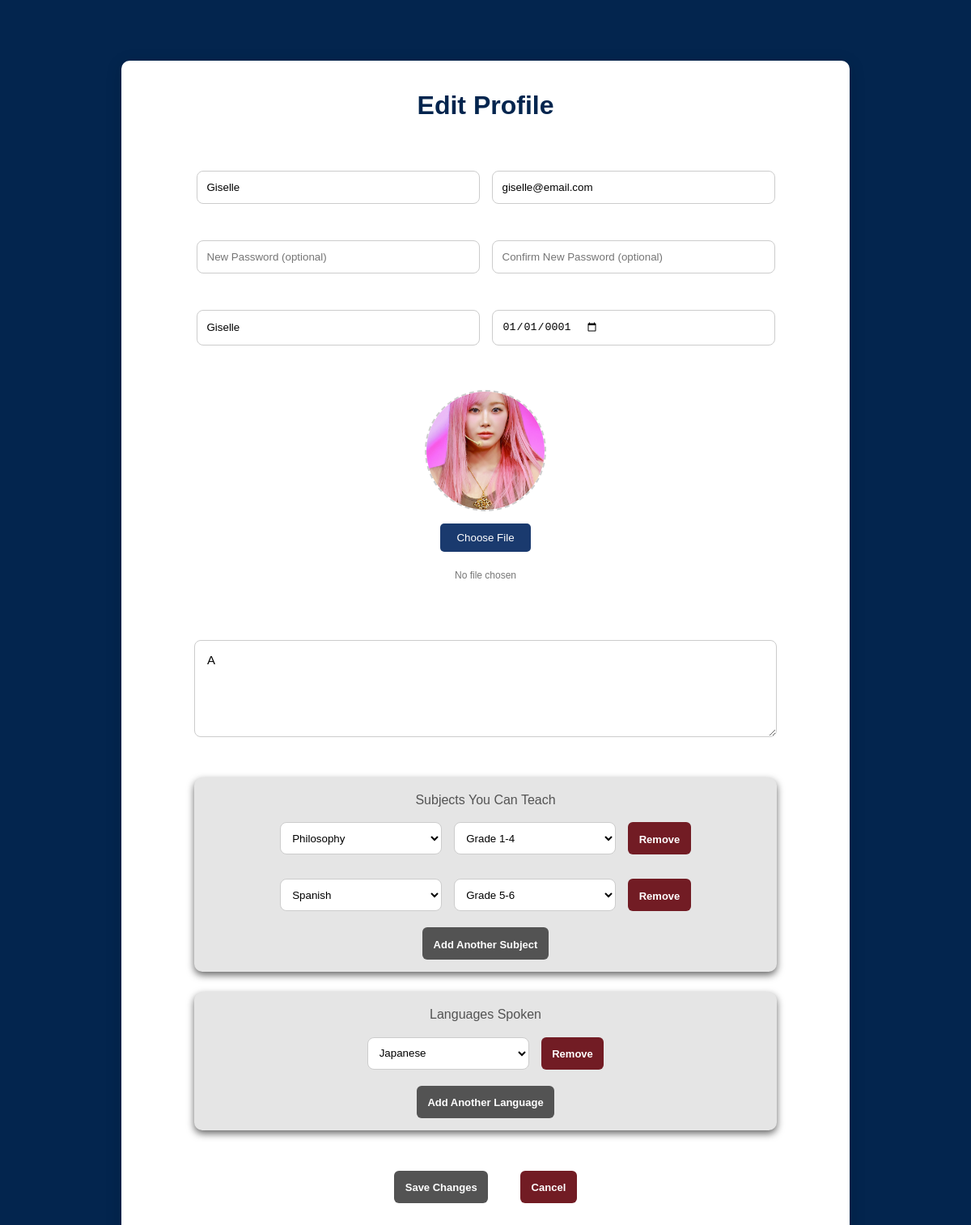
The app's page /edit_profile.php (signed in), older data.
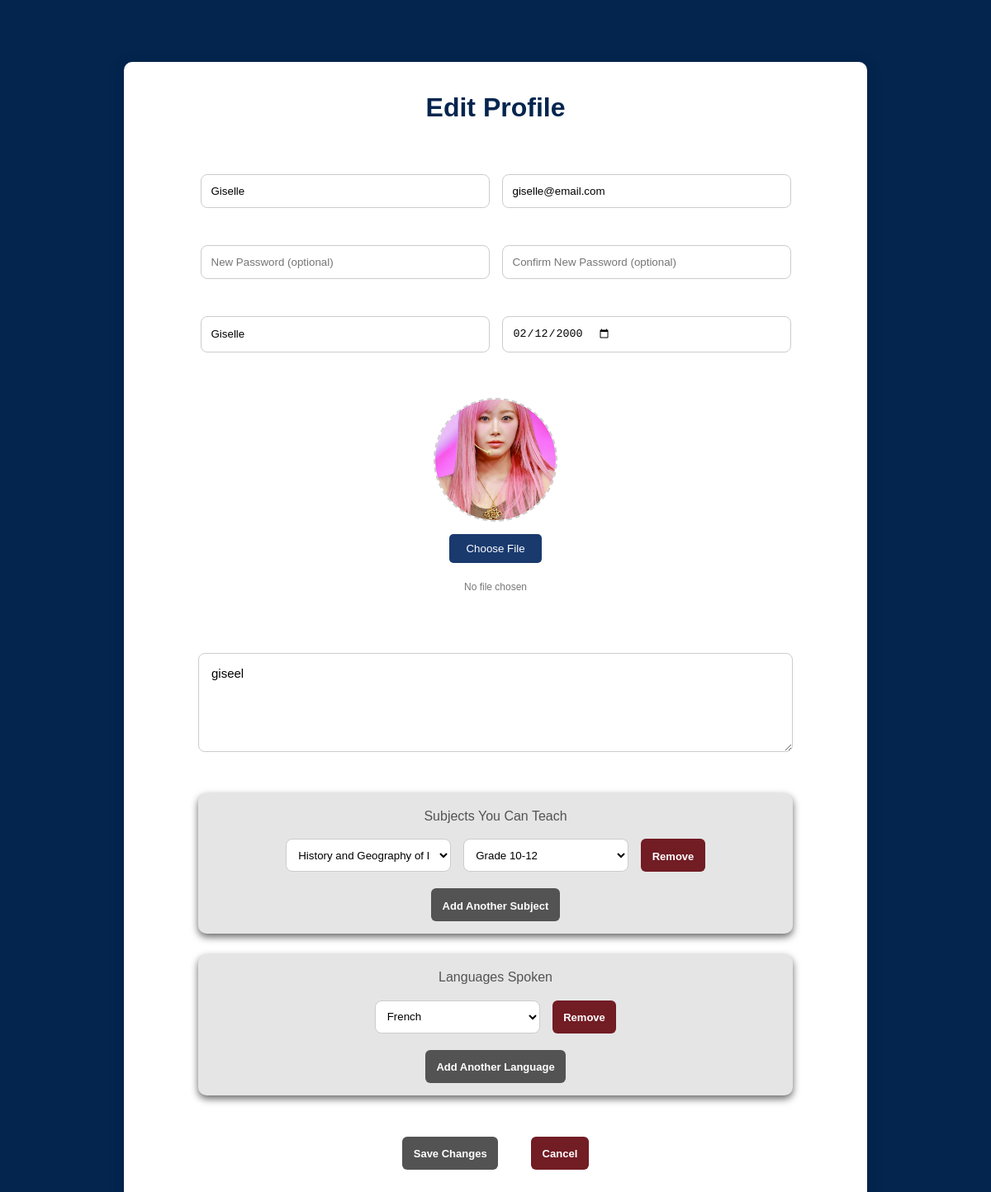
The same page, newer data.
### tables this page shows
CREATE TABLE TUTOR(
    ID_TUTOR VARCHAR(255) NOT NULL,
    NAME VARCHAR(255) NOT NULL,
    DATE_OF_BIRTH DATE NOT NULL,
    PROFILE_IMAGE VARCHAR(255) NOT NULL,
    DESCRIPTION TEXT,
    PRIMARY KEY (ID_TUTOR),
    FOREIGN KEY (ID_TUTOR) REFERENCES USERS(USERNAME) ON DELETE CASCADE
);

CREATE TABLE TUTOR_SUBJECT(
    TUTOR VARCHAR(255) REFERENCES TUTOR(ID_TUTOR) ON DELETE CASCADE,
    SUBJECT VARCHAR(255) REFERENCES SUBJECT(DESIGNATION) ON DELETE CASCADE,
    TUTOR_LEVEL VARCHAR(255) REFERENCES TUTOR_LEVEL(DESIGNATION) ON DELETE CASCADE,
    PRIMARY KEY (TUTOR, SUBJECT, TUTOR_LEVEL)
);

### src/includes/session.php (called while the page is built, shortened)
<?php
class Session {
    private static ?Session $instance = null;
    public static function getInstance(): Session {
        if (self::$instance == null) {
            self::$instance = new Session();
        }
        return self::$instance;
    }
    public function getUser(): ?User {
        return isset($_SESSION["user"]) ? $_SESSION["user"] : null;
    }
}
?>

### src/database/tutorclass.php (called while the page is built, shortened)
<?php
class Tutor
{
    public function __construct(
        string $username,
        string $name,
        string $date_of_birth,
        string $profile_image,
        ?string $description
    ) {
        $this->name = $name;
        $this->date_of_birth = $date_of_birth;
        $this->profile_image = $profile_image;
        $this->description = $description;
    }
    public static function getByUsername(string $username): ?Tutor
    {
        $db = Database::getInstance();
        $stmt = $db->prepare('SELECT * FROM TUTOR WHERE ID_TUTOR = ?');
        $stmt->execute([$username]);
        if ($row = $stmt->fetch()) {
            return new Tutor(
                $username,
                $row['NAME'],
                $row['DATE_OF_BIRTH'],
                $row['PROFILE_IMAGE'],
                $row['DESCRIPTION'] ?? null
            );
        }
        return null;
    }
}

### src/database/qualificationclass.php (called while the page is built, shortened)
<?php
require_once __DIR__ . '/tutorclass.php';
class Qualifications
{
    public static function getAllSubjects(): array
    {
        try {
            $db = Database::getInstance();
            $stmt = $db->prepare('SELECT DESIGNATION FROM SUBJECT ORDER BY DESIGNATION');
            if (!$stmt->execute()) {
                error_log("Database error: " . implode(":", $stmt->errorInfo()));
                return [];
            }
            $results = $stmt->fetchAll(PDO::FETCH_ASSOC);
            return array_column($results, 'DESIGNATION');
        } catch (PDOException $e) {
            error_log("Database exception: " . $e->getMessage());
            return [];
        }
    }
    public static function getTutorQualifications(string $tutorUsername): array
    {
        $db = Database::getInstance();
        $stmt = $db->prepare('SELECT SUBJECT, TUTOR_LEVEL as LEVEL FROM TUTOR_SUBJECT WHERE TUTOR = ?');
        $stmt->execute([$tutorUsername]);
        $subjects = $stmt->fetchAll(PDO::FETCH_ASSOC);
        $stmt = $db->prepare('SELECT LANGUAGE FROM TUTOR_LANGUAGE WHERE TUTOR = ?');
        $stmt->execute([$tutorUsername]);
        $languages = $stmt->fetchAll(PDO::FETCH_COLUMN, 0);
        return [
            'subjects' => $subjects,
            'languages' => $languages
        ];
    }
    public static function getAllTutorLevels(): array
    {
        try {
            $db = Database::getInstance();
            $stmt = $db->prepare('SELECT DESIGNATION FROM TUTOR_LEVEL ORDER BY DESIGNATION');
            if (!$stmt->execute()) {
                error_log("Database error: " . implode(":", $stmt->errorInfo()));
                return [];
            }
            $levels = $stmt->fetchAll(PDO::FETCH_COLUMN, 0);
            usort($levels, function ($a, $b) {
                $numA = (int) filter_var($a, FILTER_SANITIZE_NUMBER_INT);
                $numB = (int) filter_var($b, FILTER_SANITIZE_NUMBER_INT);
                return $numA <=> $numB;
            });
            return $levels;
        } catch (PDOException $e) {
            error_log("Database exception: " . $e->getMessage());
            return [];
        }
    }
}

### src/edit_profile.php (the view, shortened to what the rows shown need)
<?php
require_once __DIR__ . '/includes/session.php';
require_once __DIR__ . '/database/tutorclass.php';
require_once __DIR__ . '/database/qualificationclass.php';
$session = Session::getInstance();
$user = $session->getUser();
if ($user->type === 'STUDENT') {
    $profile = Student::getByUsername($user->username);
} elseif ($user->type === 'TUTOR') {
    $profile = Tutor::getByUsername($user->username);
} elseif ($user->type === 'ADMIN') {
    $profile = Admin::getByUsername($user->username);
} else {
    header('Location: /');
    exit();
}
$name = $profile->name;
$date_of_birth = $profile->date_of_birth;
$description = $profile->description ?? '';
$profile_image = $profile->profile_image;
if ($user->type === 'TUTOR') {
    $qualifications = Qualifications::getTutorQualifications($user->username);
    $subjects = $qualifications['subjects'] ?? [];
} else {
    $qualifications = Qualifications::getStudentNeeds($user->username);
    $subjects = $qualifications['subjects'] ?? [];
    $languages = $qualifications['languages'] ?? [];
}
?>
<!DOCTYPE html>
<html lang="en">
<head>
    <link rel="stylesheet" href="/styles/editprofile.css">
    <link rel="stylesheet" href="/styles/homepage.css">
</head>
<body>
    <?php if ($user->type == 'STUDENT'): ?>
        <body style="background-color: #32533D">
    <?php elseif($user->type == 'TUTOR'): ?>
        <body style="background-color: #03254E">
    <?php elseif($user->type == 'ADMIN'): ?>
        <body style="background-color: #FFD670">
    <?php endif; ?>
    <main>
        <div id="container" class="container">
        <div class="edit-profile-container">
            <?php if($user->type == 'STUDENT'): ?>
                <h1 style="color: #32533D">Edit Profile</h1>
            <?php elseif($user->type == 'TUTOR'): ?>
                <h1 style="color: #03254E">Edit Profile</h1>
            <?php elseif($user->type == 'ADMIN'): ?>
                <h1 style="color: #FFD670">Edit Profile</h1>
            <?php endif; ?>
                        <form action="edit_profile.php" method="POST" enctype="multipart/form-data">
                            <div class="undpp">
                                <div class="name-dob">
                                    <input type="text" id="name" name="name" value="<?= htmlspecialchars($name) ?>" required>
                                    <input type="date" id="date-of-birth" name="date-of-birth" value="<?= htmlspecialchars($date_of_birth) ?>" required>
                                </div>
                                <div class="image-upload-container">
                                    <div class="upload-area" id="uploadArea">
                                        <img id="image-preview" alt="Preview" style="display:<?= $profile_image ? 'block' : 'none' ?>;" src="<?= $profile_image ? htmlspecialchars((strpos($profile_image, '/') === 0 ? $profile_image : '/uploads/profiles/' . $profile_image)) : '' ?>">
                                    </div>
                                </div>
                            </div>
                            <div class="description">
                                <textarea id="description" name="description"><?= htmlspecialchars($description) ?></textarea>
                            </div>
                            <?php if ($user->type === 'TUTOR'): ?>
                                <div class="form-group">
                                    <div id="subjects-container">
                                        <?php if (!empty($subjects)): ?>
                                            <?php foreach ($subjects as $subject): ?>
                                                <div class="subject-entry">
                                                    <select name="subjects[]" class="subject-select">
                                                        <?php foreach (Qualifications::getAllSubjects() as $all_subject): ?>
                                                            <option value="<?= htmlspecialchars($all_subject) ?>" <?= ($all_subject === ($subject['SUBJECT'] ?? $subject['subject'] ?? '')) ? 'selected' : '' ?>>
                                                                <?= htmlspecialchars($all_subject) ?>
                                                            </option>
                                                        <?php endforeach; ?>
                                                    </select>
                                                    <select name="tutor_level[]" class="grade-select">
                                                        <?php foreach (Qualifications::getAllTutorLevels() as $level): ?>
                                                            <option value="<?= htmlspecialchars($level) ?>" <?= ($level === ($subject['LEVEL'] ?? $subject['TUTOR_LEVEL'] ?? '')) ? 'selected' : '' ?>>
                                                                <?= htmlspecialchars($level) ?>
                                                            </option>
                                                        <?php endforeach; ?>
                                                    </select>
                                                    <button type="button" class="remove-btn" onclick="removeSubject(this)">Remove</button>
                                                </div>
                                            <?php endforeach; ?>
                                        <?php endif; ?>
                                    </div>
                                </div>
                            <?php endif; ?>
                        </form>
                    </div>
                </div>
            </main>
            </body>
</html>

Row changes from the older to the newer data that the page shows:
removed tutor_subject: SUBJECT "Philosophy", TUTOR_LEVEL "Grade 1-4"
removed tutor_subject: SUBJECT "Spanish", TUTOR_LEVEL "Grade 5-6"
changed tutor "Giselle": date-of-birth "01/01/0001" → "02/12/2000"; description "A" → "giseel"
added tutor_subject: SUBJECT "History and Geography of Portugal", TUTOR_LEVEL "Grade 10-12"
Text that changed along with them:
form field value: "Japanese" → "French"
